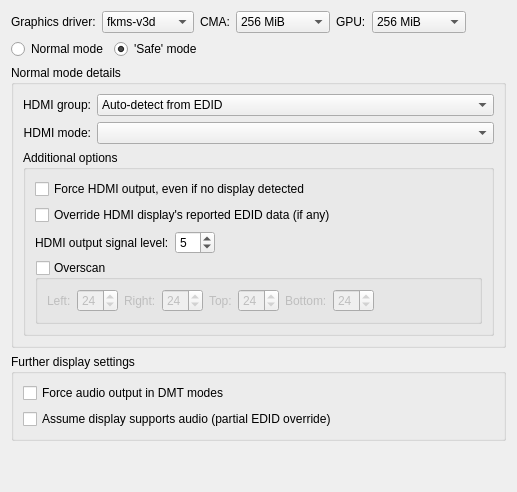
     <widget class="QWidget" name="display_tab">
      <attribute name="title">
       <string>Display</string>
      </attribute>
      <layout class="QVBoxLayout" name="verticalLayout_4">
       <item>
        <layout class="QHBoxLayout" name="graphics_driver_gb">
         <item>
          <widget class="QLabel" name="graphics_driver_lb">
           <property name="toolTip">
            <string>&lt;html&gt;&lt;head/&gt;&lt;body&gt;&lt;p&gt;&lt;span style=&quot; font-weight:600;&quot;&gt;Graphics driver&lt;/span&gt;&lt;/p&gt;&lt;p&gt;Choose which display driver you'd like from this dropdown. The three options are:&lt;/p&gt;&lt;ol style=&quot;margin-top: 0px; margin-bottom: 0px; margin-left: 0px; margin-right: 0px; -qt-list-indent: 1;&quot;&gt;&lt;li style=&quot; margin-top:12px; margin-bottom:0px; margin-left:0px; margin-right:0px; -qt-block-indent:0; text-indent:0px;&quot;&gt;&lt;span style=&quot; font-weight:600;&quot;&gt;fkms-v3d&lt;/span&gt;: an accelerated, GL-based graphics driver, using DispmanX for composition ('fake' KMS); recommended for most users (required for audio out on the Pi-Top), and the shipped default on the image;&lt;/li&gt;&lt;li style=&quot; margin-top:0px; margin-bottom:0px; margin-left:0px; margin-right:0px; -qt-block-indent:0; text-indent:0px;&quot;&gt;&lt;span style=&quot; font-weight:600;&quot;&gt;kms-v3d&lt;/span&gt;: as above, but using the kernel KMS driver for composition ('full' KMS); may be used by non-Pi-Top users (if display manager compositing is turned off); and&lt;/li&gt;&lt;li style=&quot; margin-top:0px; margin-bottom:12px; margin-left:0px; margin-right:0px; -qt-block-indent:0; text-indent:0px;&quot;&gt;&lt;span style=&quot; font-weight:600;&quot;&gt;framebuffer&lt;/span&gt;: fallback, unaccelerated graphics driver.&lt;/li&gt;&lt;/ol&gt;&lt;p&gt;Please note that currently, MMAL and OpenMAX IL access to the GPU is &lt;span style=&quot; font-style:italic;&quot;&gt;unavailable&lt;/span&gt; when booted into a 64-bit userspace (this issue is common to all 64-bit distros for the RPi3/4, not just Gentoo). &lt;/p&gt;&lt;p&gt;However, as of kernels &amp;gt;= 4.19, camera and video codec access &lt;span style=&quot; font-style:italic;&quot;&gt;are&lt;/span&gt; available in 64-bit mode, via v4l2.&lt;/p&gt;&lt;/body&gt;&lt;/html&gt;</string>
           </property>
           <property name="text">
            <string>Graphics driver:</string>
           </property>
           <property name="alignment">
            <set>Qt::AlignLeading|Qt::AlignLeft|Qt::AlignVCenter</set>
           </property>
          </widget>
         </item>
         <item>
          <widget class="QComboBox" name="graphics_driver_cb">
           <property name="toolTip">
            <string/>
           </property>
           <property name="statusTip">
            <string/>
           </property>
           <item>
            <property name="text">
             <string>fkms-v3d</string>
            </property>
           </item>
           <item>
            <property name="text">
             <string>kms-v3d</string>
            </property>
           </item>
           <item>
            <property name="text">
             <string>framebuffer</string>
            </property>
           </item>
          </widget>
         </item>
         <item>
          <widget class="QLabel" name="cma_lb">
           <property name="toolTip">
            <string>&lt;html&gt;&lt;head/&gt;&lt;body&gt;&lt;p&gt;&lt;span style=&quot; font-weight:600;&quot;&gt;CMA&lt;/span&gt;&lt;/p&gt;&lt;p&gt;You can set the amount of memory to allocate to the graphics driver here. CMA is a dynamic, contiguous allocator provided by the kernel.&lt;/p&gt;&lt;p&gt;For most users, it is recommended to set this to &lt;span style=&quot; font-weight:600;&quot;&gt;256 MiB&lt;/span&gt; (ensuring optimal display performance), unless you will be very short of RAM for your running applications. On modern systems this may also safely be left set to &amp;quot;Unspecified&amp;quot;.&lt;/p&gt;&lt;/body&gt;&lt;/html&gt;</string>
           </property>
           <property name="text">
            <string>CMA:</string>
           </property>
           <property name="alignment">
            <set>Qt::AlignLeading|Qt::AlignLeft|Qt::AlignVCenter</set>
           </property>
          </widget>
         </item>
         <item>
          <widget class="QComboBox" name="cma_cb">
           <item>
            <property name="text">
             <string>256 MiB</string>
            </property>
           </item>
           <item>
            <property name="text">
             <string>192 MiB</string>
            </property>
           </item>
           <item>
            <property name="text">
             <string>128 MiB</string>
            </property>
           </item>
           <item>
            <property name="text">
             <string>96 MiB</string>
            </property>
           </item>
           <item>
            <property name="text">
             <string>64 MiB</string>
            </property>
           </item>
           <item>
            <property name="text">
             <string>Unspecified</string>
            </property>
           </item>
          </widget>
         </item>
         <item>
          <widget class="QLabel" name="gpu_lb">
           <property name="toolTip">
            <string>&lt;html&gt;&lt;head/&gt;&lt;body&gt;&lt;p&gt;&lt;span style=&quot; font-weight:600;&quot;&gt;GPU&lt;/span&gt;&lt;/p&gt;&lt;p&gt;You can set the amount of memory to allocate to the GPU here.&lt;/p&gt;&lt;p&gt;If you plan to use the RPi3/4's hardware video codecs (requires kernel &amp;gt;= 4.19), then at least &lt;span style=&quot; font-weight:600;&quot;&gt;96 MiB&lt;/span&gt; is required.&lt;/p&gt;&lt;p&gt;If you plan to use the camera (requires kernel &amp;gt;= 4.19), then at least &lt;span style=&quot; font-weight:600;&quot;&gt;128 MiB&lt;/span&gt; is required.&lt;/p&gt;&lt;p&gt;Otherwise, &lt;span style=&quot; font-weight:600;&quot;&gt;16 MiB&lt;/span&gt; will suffice (note that setting this low a GPU value will force &lt;span style=&quot; font-style:italic;&quot;&gt;/boot/start_cd*.dat&lt;/span&gt; to load).&lt;/p&gt;&lt;/body&gt;&lt;/html&gt;</string>
           </property>
           <property name="text">
            <string>GPU:</string>
           </property>
           <property name="alignment">
            <set>Qt::AlignLeading|Qt::AlignLeft|Qt::AlignVCenter</set>
           </property>
          </widget>
         </item>
         <item>
          <widget class="QComboBox" name="gpu_cb">
           <item>
            <property name="text">
             <string>256 MiB</string>
            </property>
           </item>
           <item>
            <property name="text">
             <string>192 MiB</string>
            </property>
           </item>
           <item>
            <property name="text">
             <string>128 MiB</string>
            </property>
           </item>
           <item>
            <property name="text">
             <string>96 MiB</string>
            </property>
           </item>
           <item>
            <property name="text">
             <string>64 MiB</string>
            </property>
           </item>
           <item>
            <property name="text">
             <string>32 MiB</string>
            </property>
           </item>
           <item>
            <property name="text">
             <string>16 MiB</string>
            </property>
           </item>
           <item>
            <property name="text">
             <string>Unspecified</string>
            </property>
           </item>
          </widget>
         </item>
         <item>
          <spacer name="horizontalSpacer_2">
           <property name="orientation">
            <enum>Qt::Horizontal</enum>
           </property>
           <property name="sizeType">
            <enum>QSizePolicy::MinimumExpanding</enum>
           </property>
           <property name="sizeHint" stdset="0">
            <size>
             <width>40</width>
             <height>20</height>
            </size>
           </property>
          </spacer>
         </item>
        </layout>
       </item>
       <item>
        <layout class="QHBoxLayout" name="mode_gb">
         <item>
          <widget class="QRadioButton" name="normal_mode_rb">
           <property name="toolTip">
            <string>&lt;html&gt;&lt;head/&gt;&lt;body&gt;&lt;p&gt;&lt;span style=&quot; font-weight:600;&quot;&gt;Normal mode&lt;/span&gt;&lt;/p&gt;&lt;p&gt;Select this for more control over HDMI display output (recommended).&lt;/p&gt;&lt;p&gt;It is then also recommended to choose &amp;quot;Auto-detect from EDID&amp;quot; for both HDMI group and HDMI mode below, unless your monitor displays in a lower resolution than that you know it is capable of (in which case, choose an appropriate &lt;span style=&quot; background-color:transparent;&quot;&gt;explicit&lt;/span&gt; HDMI group, and if required, an appropriate explicit HDMI mode, from the dropdowns below).&lt;/p&gt;&lt;/body&gt;&lt;/html&gt;</string>
           </property>
           <property name="text">
            <string>Normal mode</string>
           </property>
           <property name="shortcut">
            <string>Ctrl+R</string>
           </property>
           <property name="checked">
            <bool>false</bool>
           </property>
          </widget>
         </item>
         <item>
          <widget class="QRadioButton" name="safe_mode_rb">
           <property name="toolTip">
            <string>&lt;html&gt;&lt;head/&gt;&lt;body&gt;&lt;p&gt;&lt;span style=&quot; font-weight:600;&quot;&gt;'Safe' mode&lt;/span&gt;&lt;/p&gt;&lt;p&gt;Choosing this &lt;span style=&quot; font-style:italic;&quot;&gt;forces&lt;/span&gt; VGA (DMT 640x480 60Hz 4:3), plus some other compatibility-related settings.&lt;/p&gt;&lt;p&gt;Use safe mode only as a last resort: most displays offer &lt;span style=&quot; font-style:italic;&quot;&gt;significantly&lt;/span&gt; higher resolution than VGA, and your RPi can select these higher resolutions automatically, if you choose Normal mode, and then &amp;quot;Auto-detect from EDID&amp;quot; for both HDMI group and HDMI mode from the dropdowns below.&lt;/p&gt;&lt;p&gt;Also note there are some fixed-resolution LCD screens that will not operate with the resolution and timing defaults of 'safe' mode, so it is not a guaranteed lowest common denominator.&lt;/p&gt;&lt;/body&gt;&lt;/html&gt;</string>
           </property>
           <property name="text">
            <string>'Safe' mode</string>
           </property>
           <property name="checked">
            <bool>true</bool>
           </property>
          </widget>
         </item>
         <item>
          <spacer name="horizontalSpacer">
           <property name="orientation">
            <enum>Qt::Horizontal</enum>
           </property>
           <property name="sizeType">
            <enum>QSizePolicy::MinimumExpanding</enum>
           </property>
           <property name="sizeHint" stdset="0">
            <size>
             <width>40</width>
             <height>20</height>
            </size>
           </property>
          </spacer>
         </item>
        </layout>
       </item>
       <item>
        <widget class="QGroupBox" name="normal_mode_gb">
         <property name="enabled">
          <bool>true</bool>
         </property>
         <property name="sizePolicy">
          <sizepolicy hsizetype="MinimumExpanding" vsizetype="Fixed">
           <horstretch>0</horstretch>
           <verstretch>0</verstretch>
          </sizepolicy>
         </property>
         <property name="minimumSize">
          <size>
           <width>0</width>
           <height>0</height>
          </size>
         </property>
         <property name="title">
          <string>Normal mode details</string>
         </property>
         <layout class="QFormLayout" name="formLayout">
          <item row="0" column="0">
           <widget class="QLabel" name="hdmi_group_lb">
            <property name="toolTip">
             <string>&lt;html&gt;&lt;head/&gt;&lt;body&gt;&lt;p&gt;&lt;span style=&quot; font-weight:600;&quot;&gt;HDMI group&lt;/span&gt;&lt;/p&gt;&lt;p&gt;Using this dropdown, you can choose the &lt;span style=&quot; font-style:italic;&quot;&gt;type&lt;/span&gt; (aka, HDMI 'group') of your attached display. For most systems, leaving this as 'auto-detect' will work fine, but you can also explicitly choose CEA or DMT here.&lt;/p&gt;&lt;p&gt;CEA stands for Consumer Electronics Association, and is the standard typically used by digital TVs. DMT stands for Display Monitor Timings, and is the standard typically used by monitors.&lt;/p&gt;&lt;p&gt;Should you specify the CEA or DMT group explicitly, the &lt;span style=&quot; font-style:italic;&quot;&gt;resolution, timing&lt;/span&gt; and &lt;span style=&quot; font-style:italic;&quot;&gt;aspect ratio&lt;/span&gt; (aka, HDMI 'mode') dropdown is populated by a list of settings your attached display claims to support under that group, and undimmed. Again, you can then use auto-detect, or choose a mode explicitly. Note that most modern monitors - and some modern TVs - can work in &lt;span style=&quot; font-style:italic;&quot;&gt;either &lt;/span&gt;&lt;span style=&quot; text-decoration: underline;&quot;&gt;group&lt;/span&gt;, but may support different (effective) &lt;span style=&quot; text-decoration: underline;&quot;&gt;modes&lt;/span&gt; in each case.&lt;/p&gt;&lt;p&gt;Why specify the group and/or mode &lt;span style=&quot; background-color:transparent;&quot;&gt;explicitly&lt;/span&gt;? The most common use case is when your system boots up OK, but auto-selects a much lower resolution than you know your display is capable off. This sometimes happens because manufacturers mark a low (e.g., VGA) resolution as 'preferred', for compatibility, in their products' supported-mode lists. In such a case, you can use the group and mode dropdowns to choose something better.&lt;/p&gt;&lt;p&gt;&lt;span style=&quot; font-weight:600;&quot;&gt;NB:&lt;/span&gt; you generally do &lt;span style=&quot; font-style:italic;&quot;&gt;not&lt;/span&gt; need to override the display EDID (checkbox below), even if you are using a custom HDMI group and/or mode, unless your display returns only very few valid modes for your target group (and you know it supports more).&lt;/p&gt;&lt;/body&gt;&lt;/html&gt;</string>
            </property>
            <property name="text">
             <string>HDMI group:</string>
            </property>
            <property name="alignment">
             <set>Qt::AlignRight|Qt::AlignTrailing|Qt::AlignVCenter</set>
            </property>
           </widget>
          </item>
          <item row="0" column="1">
           <widget class="QComboBox" name="hdmi_group_cb">
            <item>
             <property name="text">
              <string>Auto-detect from EDID</string>
             </property>
            </item>
            <item>
             <property name="text">
              <string>1: CEA (some monitors, most HDMI TVs)</string>
             </property>
            </item>
            <item>
             <property name="text">
              <string>2: DMT (most monitors, newer HDMI TVs)</string>
             </property>
            </item>
           </widget>
          </item>
          <item row="1" column="0">
           <widget class="QLabel" name="hdmi_mode_lb">
            <property name="toolTip">
             <string>&lt;html&gt;&lt;head/&gt;&lt;body&gt;&lt;p&gt;&lt;span style=&quot; font-weight:600;&quot;&gt;HDMI mode&lt;/span&gt;&lt;/p&gt;&lt;p&gt;This dropdown contains a list of resolutions, frequencies and aspect ratios (aka 'modes') your display claims to accept for the current group. Try booting under 'auto-select' first, and only if that result is unsuitable (very low-res, for example), and changing group doesn't help, proceed to setting the value manually.&lt;/p&gt;&lt;p&gt;NB: if you have &lt;span style=&quot; font-style:italic;&quot;&gt;no&lt;/span&gt; display connected to your RPi (for example, because you are using VNC), you will need to elect to override the EDID (checkbox below), to get a default list of modes presented here.&lt;/p&gt;&lt;/body&gt;&lt;/html&gt;</string>
            </property>
            <property name="text">
             <string>HDMI mode:</string>
            </property>
            <property name="alignment">
             <set>Qt::AlignRight|Qt::AlignTrailing|Qt::AlignVCenter</set>
            </property>
           </widget>
          </item>
          <item row="1" column="1">
           <widget class="QComboBox" name="hdmi_mode_cb"/>
          </item>
          <item row="2" column="0" colspan="2">
           <widget class="QGroupBox" name="additional_opts_gb">
            <property name="sizePolicy">
             <sizepolicy hsizetype="MinimumExpanding" vsizetype="MinimumExpanding">
              <horstretch>0</horstretch>
              <verstretch>0</verstretch>
             </sizepolicy>
            </property>
            <property name="minimumSize">
             <size>
              <width>200</width>
              <height>180</height>
             </size>
            </property>
            <property name="toolTip">
             <string>&lt;html&gt;&lt;head/&gt;&lt;body&gt;&lt;p&gt;&lt;span style=&quot; font-weight:600;&quot;&gt;Additional options&lt;/span&gt;&lt;/p&gt;&lt;p&gt;These options are overridden if 'safe' mode is set.&lt;/p&gt;&lt;/body&gt;&lt;/html&gt;</string>
            </property>
            <property name="title">
             <string>Additional options</string>
            </property>
            <property name="checkable">
             <bool>false</bool>
            </property>
            <layout class="QVBoxLayout" name="verticalLayout_2">
             <item>
              <widget class="QCheckBox" name="hdmi_force_hotplug_cb">
               <property name="toolTip">
                <string>&lt;html&gt;&lt;head/&gt;&lt;body&gt;&lt;p&gt;&lt;span style=&quot; font-weight:600;&quot;&gt;Force HDMI output&lt;/span&gt;&lt;/p&gt;&lt;p&gt;When checked, pretend that the HDMI hotplug signal is asserted, so it appears that a HDMI display is attached. In other words, HDMI output mode will be used, even if no HDMI monitor is detected.&lt;/p&gt;&lt;/body&gt;&lt;/html&gt;</string>
               </property>
               <property name="text">
                <string>Force HDMI output, even if no display detected</string>
               </property>
              </widget>
             </item>
             <item>
              <widget class="QCheckBox" name="hdmi_ignore_edid_cb">
               <property name="toolTip">
                <string>&lt;html&gt;&lt;head/&gt;&lt;body&gt;&lt;p&gt;&lt;span style=&quot; font-weight:600;&quot;&gt;Override HDMI display's reported EDID&lt;/span&gt;&lt;/p&gt;&lt;p&gt;When checked, your connected display's reported EDID (Extended Display Identification Data) will be ignored. This can be useful if your display does not have an accurate EDID, or if you have no display currently connected.&lt;/p&gt;&lt;p&gt;A default (rather than display-customized) set of HDMI modes for each group may be chosen in the dropdown above, when this is selected.&lt;/p&gt;&lt;p&gt;&lt;span style=&quot; font-weight:600;&quot;&gt;NB&lt;/span&gt;: most users will &lt;span style=&quot; font-style:italic;&quot;&gt;not&lt;/span&gt; need to select this option, even when using a custom HDMI group and mode.&lt;/p&gt;&lt;/body&gt;&lt;/html&gt;</string>
               </property>
               <property name="text">
                <string>Override HDMI display's reported EDID data (if any)</string>
               </property>
              </widget>
             </item>
             <item>
              <layout class="QHBoxLayout" name="horizontalLayout_3">
               <item>
                <widget class="QLabel" name="config_hdmi_boost_lb">
                 <property name="toolTip">
                  <string>&lt;html&gt;&lt;head/&gt;&lt;body&gt;&lt;p&gt;&lt;span style=&quot; font-weight:600;&quot;&gt;HDMI output signal level&lt;/span&gt;&lt;/p&gt;&lt;p&gt;Configures the signal strength of the HDMI interface. The default value is 5.&lt;/p&gt;&lt;p&gt;If you are seeing HDMI issues (speckling, interference) then try 7. Very long HDMI cables may need up to 11, but values this high should not be used unless absolutely necessary.&lt;/p&gt;&lt;/body&gt;&lt;/html&gt;</string>
                 </property>
                 <property name="text">
                  <string>HDMI output signal level:</string>
                 </property>
                </widget>
               </item>
               <item>
                <widget class="QSpinBox" name="config_hdmi_boost_sb">
                 <property name="maximum">
                  <number>11</number>
                 </property>
                 <property name="value">
                  <number>5</number>
                 </property>
                </widget>
               </item>
               <item>
                <widget class="QLabel" name="config_hdmi_boost_status_lb">
                 <property name="text">
                  <string/>
                 </property>
                </widget>
               </item>
               <item>
                <spacer name="horizontalSpacer_3">
                 <property name="orientation">
                  <enum>Qt::Horizontal</enum>
                 </property>
                 <property name="sizeType">
                  <enum>QSizePolicy::MinimumExpanding</enum>
                 </property>
                 <property name="sizeHint" stdset="0">
                  <size>
                   <width>40</width>
                   <height>20</height>
                  </size>
                 </property>
                </spacer>
               </item>
              </layout>
             </item>
             <item>
              <widget class="QGroupBox" name="overscan_gb">
               <property name="enabled">
                <bool>true</bool>
               </property>
               <property name="sizePolicy">
                <sizepolicy hsizetype="MinimumExpanding" vsizetype="Preferred">
                 <horstretch>0</horstretch>
                 <verstretch>0</verstretch>
                </sizepolicy>
               </property>
               <property name="toolTip">
                <string>&lt;html&gt;&lt;head/&gt;&lt;body&gt;&lt;p&gt;&lt;span style=&quot; font-weight:600;&quot;&gt;Overscan Correction&lt;/span&gt;&lt;/p&gt;&lt;p&gt;If your desktop appears 'clipped' by the edges of the display, you can enable overscan correction, and then choose how many pixels to skip at each edge.&lt;/p&gt;&lt;p&gt;Most modern HDMI TVs, and nearly all monitors, will &lt;span style=&quot; font-style:italic;&quot;&gt;not&lt;/span&gt; require overscan enabled. The issue mostly occurs with older HDMI TVs.&lt;/p&gt;&lt;/body&gt;&lt;/html&gt;</string>
               </property>
               <property name="title">
                <string>Overscan</string>
               </property>
               <property name="checkable">
                <bool>true</bool>
               </property>
               <property name="checked">
                <bool>false</bool>
               </property>
               <layout class="QHBoxLayout" name="horizontalLayout_4">
                <item>
                 <widget class="QLabel" name="overscan_left_lb">
                  <property name="toolTip">
                   <string>&lt;html&gt;&lt;head/&gt;&lt;body&gt;&lt;p&gt;&lt;span style=&quot; font-weight:600;&quot;&gt;Overscan left&lt;/span&gt;&lt;/p&gt;&lt;p&gt;Specifies the number of pixels to skip on the left edge of the screen, when overscan is enabled.&lt;/p&gt;&lt;p&gt;Increase this value if your desktop flows off the left edge of the screen; decrease it if there is a black border between the left edge of the screen and the desktop.&lt;/p&gt;&lt;/body&gt;&lt;/html&gt;</string>
                  </property>
                  <property name="text">
                   <string>Left:</string>
                  </property>
                 </widget>
                </item>
                <item>
                 <widget class="QSpinBox" name="overscan_left_sb">
                  <property name="value">
                   <number>24</number>
                  </property>
                 </widget>
                </item>
                <item>
                 <widget class="QLabel" name="overscan_right_lb">
                  <property name="toolTip">
                   <string>&lt;html&gt;&lt;head/&gt;&lt;body&gt;&lt;p&gt;&lt;span style=&quot; font-weight:600;&quot;&gt;Overscan right&lt;/span&gt;&lt;/p&gt;&lt;p&gt;Specifies the number of pixels to skip on the right edge of the screen, when overscan is enabled.&lt;/p&gt;&lt;p&gt;Increase this value if your desktop flows off the right edge of the screen; decrease it if there is a black border between the right edge of the screen and the desktop.&lt;/p&gt;&lt;/body&gt;&lt;/html&gt;</string>
                  </property>
                  <property name="text">
                   <string>Right:</string>
                  </property>
                 </widget>
                </item>
                <item>
                 <widget class="QSpinBox" name="overscan_right_sb">
                  <property name="value">
                   <number>24</number>
                  </property>
                 </widget>
                </item>
                <item>
                 <widget class="QLabel" name="overscan_top_lb">
                  <property name="toolTip">
                   <string>&lt;html&gt;&lt;head/&gt;&lt;body&gt;&lt;p&gt;&lt;span style=&quot; font-weight:600;&quot;&gt;Overscan top&lt;/span&gt;&lt;/p&gt;&lt;p&gt;Specifies the number of pixels to skip on the top edge of the screen, when overscan is enabled.&lt;/p&gt;&lt;p&gt;Increase this value if your desktop flows off the top edge of the screen; decrease it if there is a black border between the top edge of the screen and the desktop.&lt;/p&gt;&lt;/body&gt;&lt;/html&gt;</string>
                  </property>
                  <property name="text">
                   <string>Top:</string>
                  </property>
                 </widget>
                </item>
                <item>
                 <widget class="QSpinBox" name="overscan_top_sb">
                  <property name="value">
                   <number>24</number>
                  </property>
                 </widget>
                </item>
                <item>
                 <widget class="QLabel" name="overscan_bottom_lb">
                  <property name="toolTip">
                   <string>&lt;html&gt;&lt;head/&gt;&lt;body&gt;&lt;p&gt;&lt;span style=&quot; font-weight:600;&quot;&gt;Overscan bottom&lt;/span&gt;&lt;/p&gt;&lt;p&gt;Specifies the number of pixels to skip on the bottom edge of the screen, when overscan is enabled.&lt;/p&gt;&lt;p&gt;Increase this value if your desktop flows off the bottom edge of the screen; decrease it if there is a black border between the bottom edge of the screen and the text.&lt;/p&gt;&lt;/body&gt;&lt;/html&gt;</string>
                  </property>
                  <property name="text">
                   <string>Bottom:</string>
                  </property>
                 </widget>
                </item>
                <item>
                 <widget class="QSpinBox" name="overscan_bottom_sb">
                  <property name="value">
                   <number>24</number>
                  </property>
                 </widget>
                </item>
                <item>
                 <spacer name="horizontalSpacer_4">
                  <property name="orientation">
                   <enum>Qt::Horizontal</enum>
                  </property>
                  <property name="sizeType">
                   <enum>QSizePolicy::MinimumExpanding</enum>
                  </property>
                  <property name="sizeHint" stdset="0">
                   <size>
                    <width>0</width>
                    <height>20</height>
                   </size>
                  </property>
                 </spacer>
                </item>
               </layout>
              </widget>
             </item>
            </layout>
           </widget>
          </item>
         </layout>
        </widget>
       </item>
       <item>
        <widget class="QGroupBox" name="further_settings_gb">
         <property name="sizePolicy">
          <sizepolicy hsizetype="MinimumExpanding" vsizetype="Fixed">
           <horstretch>0</horstretch>
           <verstretch>0</verstretch>
          </sizepolicy>
         </property>
         <property name="minimumSize">
          <size>
           <width>0</width>
           <height>0</height>
          </size>
         </property>
         <property name="title">
          <string>Further display settings</string>
         </property>
         <layout class="QVBoxLayout" name="verticalLayout_3">
          <item>
           <widget class="QCheckBox" name="hdmi_drive_cb">
            <property name="toolTip">
             <string>&lt;html&gt;&lt;head/&gt;&lt;body&gt;&lt;p&gt;&lt;span style=&quot; font-weight:600;&quot;&gt;Force audio output in DMT modes&lt;/span&gt;&lt;/p&gt;&lt;p&gt;Selecting this forces normal HDMI sound output, rather than DVI. It can make sound playback work when connected to a monitor (or an HDMI TV that appears, through its EDID, to be a monitor), provided the device incorporates a speaker, of course.&lt;/p&gt;&lt;/body&gt;&lt;/html&gt;</string>
            </property>
            <property name="text">
             <string>Force audio output in DMT modes</string>
            </property>
           </widget>
          </item>
          <item>
           <widget class="QCheckBox" name="hdmi_force_edid_audio_cb">
            <property name="toolTip">
             <string>&lt;html&gt;&lt;head/&gt;&lt;body&gt;&lt;p&gt;&lt;span style=&quot; font-weight:600;&quot;&gt;Assume display supports audio&lt;/span&gt;&lt;/p&gt;&lt;p&gt;When checked, it will be assumed that your display supports &lt;span style=&quot; font-style:italic;&quot;&gt;all&lt;/span&gt; audio formats (regardless of what its EDID says). This allows passthrough of DTS/AC3 even when this is not reported as supported.&lt;/p&gt;&lt;p&gt;Most users will not need to select this, but it can be useful to make audio output work for certain displays.&lt;/p&gt;&lt;/body&gt;&lt;/html&gt;</string>
            </property>
            <property name="text">
             <string>Assume display supports audio (partial EDID override)</string>
            </property>
           </widget>
          </item>
         </layout>
        </widget>
       </item>
       <item>
        <spacer name="verticalSpacer_3">
         <property name="orientation">
          <enum>Qt::Vertical</enum>
         </property>
         <property name="sizeHint" stdset="0">
          <size>
           <width>20</width>
           <height>40</height>
          </size>
         </property>
        </spacer>
       </item>
      </layout>
     </widget>
